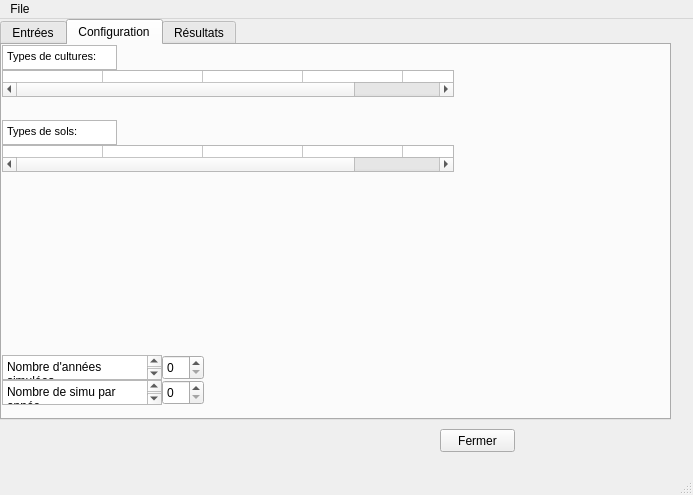
<?xml version="1.0" encoding="UTF-8"?>
<ui version="4.0">
 <class>MainWindow_test</class>
 <widget class="QMainWindow" name="MainWindow_test">
  <property name="geometry">
   <rect>
    <x>0</x>
    <y>0</y>
    <width>693</width>
    <height>495</height>
   </rect>
  </property>
  <property name="windowTitle">
   <string>MainWindow</string>
  </property>
  <widget class="QWidget" name="centralwidget">
   <widget class="QPushButton" name="Close_test">
    <property name="geometry">
     <rect>
      <x>440</x>
      <y>410</y>
      <width>75</width>
      <height>23</height>
     </rect>
    </property>
    <property name="text">
     <string>Fermer</string>
    </property>
   </widget>
   <widget class="QTabWidget" name="tabWidget">
    <property name="geometry">
     <rect>
      <x>0</x>
      <y>0</y>
      <width>671</width>
      <height>401</height>
     </rect>
    </property>
    <property name="currentIndex">
     <number>1</number>
    </property>
    <widget class="QWidget" name="InputTab">
     <attribute name="title">
      <string>Entrées</string>
     </attribute>
     <widget class="QTableWidget" name="ParcelCultureInputTable">
      <property name="geometry">
       <rect>
        <x>0</x>
        <y>0</y>
        <width>162</width>
        <height>177</height>
       </rect>
      </property>
      <property name="rowCount">
       <number>6</number>
      </property>
      <property name="columnCount">
       <number>2</number>
      </property>
      <attribute name="horizontalHeaderVisible">
       <bool>false</bool>
      </attribute>
      <attribute name="verticalHeaderVisible">
       <bool>false</bool>
      </attribute>
      <row/>
      <row/>
      <row/>
      <row/>
      <row/>
      <row/>
      <column/>
      <column/>
      <item row="0" column="1">
       <property name="textAlignment">
        <set>AlignCenter</set>
       </property>
      </item>
     </widget>
    </widget>
    <widget class="QWidget" name="ConfigTab">
     <attribute name="title">
      <string>Configuration</string>
     </attribute>
     <widget class="QTableWidget" name="ConfigCultureTypeTable">
      <property name="geometry">
       <rect>
        <x>0</x>
        <y>25</y>
        <width>452</width>
        <height>27</height>
       </rect>
      </property>
      <property name="rowCount">
       <number>1</number>
      </property>
      <property name="columnCount">
       <number>5</number>
      </property>
      <attribute name="horizontalHeaderVisible">
       <bool>false</bool>
      </attribute>
      <attribute name="verticalHeaderVisible">
       <bool>false</bool>
      </attribute>
      <row/>
      <column/>
      <column/>
      <column/>
      <column/>
      <column/>
     </widget>
     <widget class="QTextEdit" name="ConfigCultureTypeText">
      <property name="geometry">
       <rect>
        <x>0</x>
        <y>0</y>
        <width>115</width>
        <height>25</height>
       </rect>
      </property>
      <property name="html">
       <string>&lt;!DOCTYPE HTML PUBLIC &quot;-//W3C//DTD HTML 4.0//EN&quot; &quot;http://www.w3.org/TR/REC-html40/strict.dtd&quot;&gt;
&lt;html&gt;&lt;head&gt;&lt;meta name=&quot;qrichtext&quot; content=&quot;1&quot; /&gt;&lt;style type=&quot;text/css&quot;&gt;
p, li { white-space: pre-wrap; }
&lt;/style&gt;&lt;/head&gt;&lt;body style=&quot; font-family:'MS Shell Dlg 2'; font-size:8.25pt; font-weight:400; font-style:normal;&quot;&gt;
&lt;p style=&quot; margin-top:0px; margin-bottom:0px; margin-left:0px; margin-right:0px; -qt-block-indent:0; text-indent:0px;&quot;&gt;Types de cultures:&lt;/p&gt;&lt;/body&gt;&lt;/html&gt;</string>
      </property>
     </widget>
     <widget class="QSpinBox" name="NbYearSimulationBox">
      <property name="geometry">
       <rect>
        <x>160</x>
        <y>310</y>
        <width>42</width>
        <height>25</height>
       </rect>
      </property>
     </widget>
     <widget class="QPlainTextEdit" name="NbYearSimulationText">
      <property name="geometry">
       <rect>
        <x>0</x>
        <y>310</y>
        <width>160</width>
        <height>25</height>
       </rect>
      </property>
      <property name="plainText">
       <string>Nombre d'années simulées</string>
      </property>
     </widget>
     <widget class="QPlainTextEdit" name="NbSimuPerYearText">
      <property name="geometry">
       <rect>
        <x>0</x>
        <y>335</y>
        <width>160</width>
        <height>25</height>
       </rect>
      </property>
      <property name="plainText">
       <string>Nombre de simu par année</string>
      </property>
     </widget>
     <widget class="QSpinBox" name="NbSimuPerYearBox">
      <property name="geometry">
       <rect>
        <x>160</x>
        <y>335</y>
        <width>42</width>
        <height>25</height>
       </rect>
      </property>
     </widget>
     <widget class="QTextEdit" name="ConfigCultureTypeText_2">
      <property name="geometry">
       <rect>
        <x>0</x>
        <y>75</y>
        <width>115</width>
        <height>25</height>
       </rect>
      </property>
      <property name="html">
       <string>&lt;!DOCTYPE HTML PUBLIC &quot;-//W3C//DTD HTML 4.0//EN&quot; &quot;http://www.w3.org/TR/REC-html40/strict.dtd&quot;&gt;
&lt;html&gt;&lt;head&gt;&lt;meta name=&quot;qrichtext&quot; content=&quot;1&quot; /&gt;&lt;style type=&quot;text/css&quot;&gt;
p, li { white-space: pre-wrap; }
&lt;/style&gt;&lt;/head&gt;&lt;body style=&quot; font-family:'MS Shell Dlg 2'; font-size:8.25pt; font-weight:400; font-style:normal;&quot;&gt;
&lt;p style=&quot; margin-top:0px; margin-bottom:0px; margin-left:0px; margin-right:0px; -qt-block-indent:0; text-indent:0px;&quot;&gt;Types de sols:&lt;/p&gt;&lt;/body&gt;&lt;/html&gt;</string>
      </property>
     </widget>
     <widget class="QTableWidget" name="ConfigCultureTypeTable_2">
      <property name="geometry">
       <rect>
        <x>0</x>
        <y>100</y>
        <width>452</width>
        <height>27</height>
       </rect>
      </property>
      <property name="rowCount">
       <number>1</number>
      </property>
      <property name="columnCount">
       <number>5</number>
      </property>
      <attribute name="horizontalHeaderVisible">
       <bool>false</bool>
      </attribute>
      <attribute name="verticalHeaderVisible">
       <bool>false</bool>
      </attribute>
      <row/>
      <column/>
      <column/>
      <column/>
      <column/>
      <column/>
     </widget>
    </widget>
    <widget class="QWidget" name="OutputTab">
     <attribute name="title">
      <string>Résultats</string>
     </attribute>
     <widget class="QTableWidget" name="tableWidget">
      <property name="geometry">
       <rect>
        <x>0</x>
        <y>0</y>
        <width>402</width>
        <height>177</height>
       </rect>
      </property>
      <property name="font">
       <font>
        <stylestrategy>PreferDefault</stylestrategy>
       </font>
      </property>
      <property name="contextMenuPolicy">
       <enum>Qt::DefaultContextMenu</enum>
      </property>
      <property name="sizeAdjustPolicy">
       <enum>QAbstractScrollArea::AdjustToContents</enum>
      </property>
      <property name="dragEnabled">
       <bool>true</bool>
      </property>
      <property name="dragDropMode">
       <enum>QAbstractItemView::NoDragDrop</enum>
      </property>
      <property name="defaultDropAction">
       <enum>Qt::IgnoreAction</enum>
      </property>
      <property name="rowCount">
       <number>7</number>
      </property>
      <property name="columnCount">
       <number>5</number>
      </property>
      <attribute name="horizontalHeaderVisible">
       <bool>false</bool>
      </attribute>
      <attribute name="verticalHeaderVisible">
       <bool>false</bool>
      </attribute>
      <row/>
      <row/>
      <row/>
      <row/>
      <row/>
      <row/>
      <row/>
      <column/>
      <column/>
      <column/>
      <column/>
      <column/>
      <item row="0" column="0">
       <property name="textAlignment">
        <set>AlignCenter</set>
       </property>
      </item>
     </widget>
     <widget class="QTableWidget" name="tableMarginConstraint">
      <property name="geometry">
       <rect>
        <x>0</x>
        <y>176</y>
        <width>402</width>
        <height>77</height>
       </rect>
      </property>
      <property name="font">
       <font>
        <stylestrategy>PreferDefault</stylestrategy>
       </font>
      </property>
      <property name="contextMenuPolicy">
       <enum>Qt::DefaultContextMenu</enum>
      </property>
      <property name="dragEnabled">
       <bool>true</bool>
      </property>
      <property name="dragDropMode">
       <enum>QAbstractItemView::NoDragDrop</enum>
      </property>
      <property name="defaultDropAction">
       <enum>Qt::IgnoreAction</enum>
      </property>
      <property name="rowCount">
       <number>3</number>
      </property>
      <property name="columnCount">
       <number>5</number>
      </property>
      <attribute name="horizontalHeaderVisible">
       <bool>false</bool>
      </attribute>
      <attribute name="verticalHeaderVisible">
       <bool>false</bool>
      </attribute>
      <row/>
      <row/>
      <row/>
      <column/>
      <column/>
      <column/>
      <column/>
      <column/>
      <item row="0" column="0">
       <property name="textAlignment">
        <set>AlignCenter</set>
       </property>
      </item>
     </widget>
     <widget class="QSpinBox" name="IndexBestResultBox">
      <property name="geometry">
       <rect>
        <x>610</x>
        <y>10</y>
        <width>42</width>
        <height>25</height>
       </rect>
      </property>
      <property name="maximum">
       <number>4</number>
      </property>
     </widget>
     <widget class="QPlainTextEdit" name="IndexBestResultText">
      <property name="geometry">
       <rect>
        <x>450</x>
        <y>10</y>
        <width>160</width>
        <height>25</height>
       </rect>
      </property>
      <property name="plainText">
       <string>Résultat n°</string>
      </property>
     </widget>
    </widget>
   </widget>
  </widget>
  <widget class="QMenuBar" name="menubar">
   <property name="geometry">
    <rect>
     <x>0</x>
     <y>0</y>
     <width>693</width>
     <height>21</height>
    </rect>
   </property>
   <widget class="QMenu" name="menuFile">
    <property name="title">
     <string>File</string>
    </property>
    <addaction name="actionExit"/>
   </widget>
   <addaction name="menuFile"/>
  </widget>
  <widget class="QStatusBar" name="statusbar"/>
  <action name="actionExit">
   <property name="text">
    <string>Exit</string>
   </property>
  </action>
 </widget>
 <resources/>
 <connections/>
</ui>
